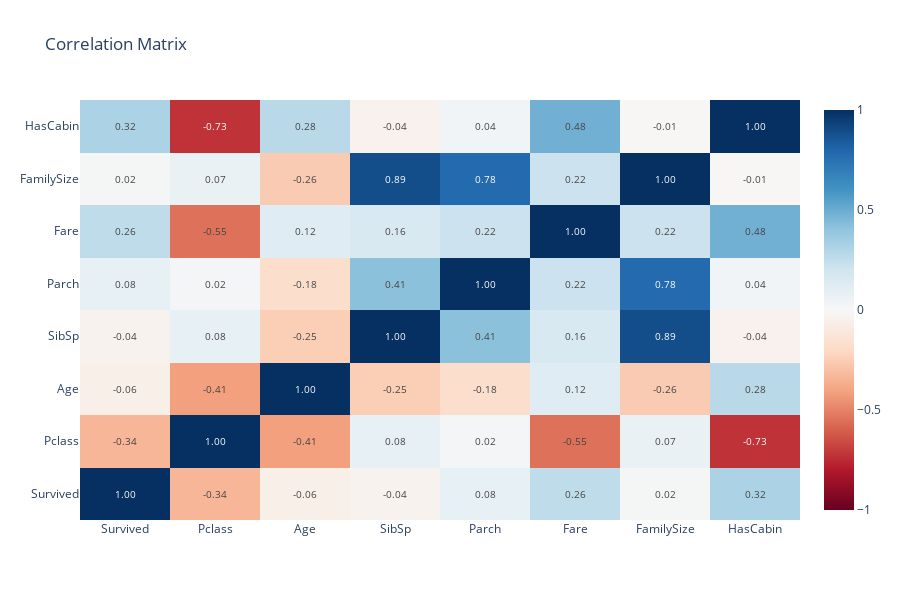

The notebook cell this image was saved under:
### Code cell
num_cols = ['Survived', 'Pclass', 'Age', 'SibSp', 'Parch', 'Fare', 'FamilySize', 'HasCabin']
corr = df_clean[num_cols].corr()

fig6 = go.Figure(data=go.Heatmap(
    z=corr.values,
    x=corr.columns,
    y=corr.columns,
    colorscale='RdBu',
    zmid=0,
    text=corr.values,
    texttemplate="%{text:.2f}",
    textfont={"size": 10}
))
fig6.update_layout(title='Correlation Matrix', height=600)
fig6.show()

### Figure 1 — Plotly figure (JSON) as saved in the notebook; plotly's stock layout.template omitted (floating-point values rounded to 4 significant figures)
{"data": [{"colorscale": [[0, "rgb(103,0,31)"], [0.1, "rgb(178,24,43)"], [0.2, "rgb(214,96,77)"], [0.3, "rgb(244,165,130)"], [0.4, "rgb(253,219,199)"], [0.5, "rgb(247,247,247)"], [0.6, "rgb(209,229,240)"], [0.7, "rgb(146,197,222)"], [0.8, "rgb(67,147,195)"], [0.9, "rgb(33,102,172)"], [1, "rgb(5,48,97)"]], "text": [[1.0, -0.3385, -0.05958, -0.03532, 0.08163, 0.2573, 0.01664, 0.3169], [-0.3385, 1.0, -0.4136, 0.08308, 0.01844, -0.5495, 0.066, -0.7255], [-0.05958, -0.4136, 1.0, -0.2499, -0.1755, 0.1227, -0.2585, 0.277], [-0.03532, 0.08308, -0.2499, 1.0, 0.4148, 0.1597, 0.8907, -0.04046], [0.08163, 0.01844, -0.1755, 0.4148, 1.0, 0.2162, 0.7831, 0.03699], [0.2573, -0.5495, 0.1227, 0.1597, 0.2162, 1.0, 0.2171, 0.4821], [0.01664, 0.066, -0.2585, 0.8907, 0.7831, 0.2171, 1.0, -0.009175], [0.3169, -0.7255, 0.277, -0.04046, 0.03699, 0.4821, -0.009175, 1.0]], "textfont": {"size": 10}, "texttemplate": "%{text:.2f}", "type": "heatmap", "x": ["Survived", "Pclass", "Age", "SibSp", "Parch", "Fare", "FamilySize", "HasCabin"], "y": ["Survived", "Pclass", "Age", "SibSp", "Parch", "Fare", "FamilySize", "HasCabin"], "z": [[1.0, -0.3385, -0.05958, -0.03532, 0.08163, 0.2573, 0.01664, 0.3169], [-0.3385, 1.0, -0.4136, 0.08308, 0.01844, -0.5495, 0.066, -0.7255], [-0.05958, -0.4136, 1.0, -0.2499, -0.1755, 0.1227, -0.2585, 0.277], [-0.03532, 0.08308, -0.2499, 1.0, 0.4148, 0.1597, 0.8907, -0.04046], [0.08163, 0.01844, -0.1755, 0.4148, 1.0, 0.2162, 0.7831, 0.03699], [0.2573, -0.5495, 0.1227, 0.1597, 0.2162, 1.0, 0.2171, 0.4821], [0.01664, 0.066, -0.2585, 0.8907, 0.7831, 0.2171, 1.0, -0.009175], [0.3169, -0.7255, 0.277, -0.04046, 0.03699, 0.4821, -0.009175, 1.0]], "zmid": 0}], "layout": {"height": 600, "title": {"text": "Correlation Matrix"}}}
